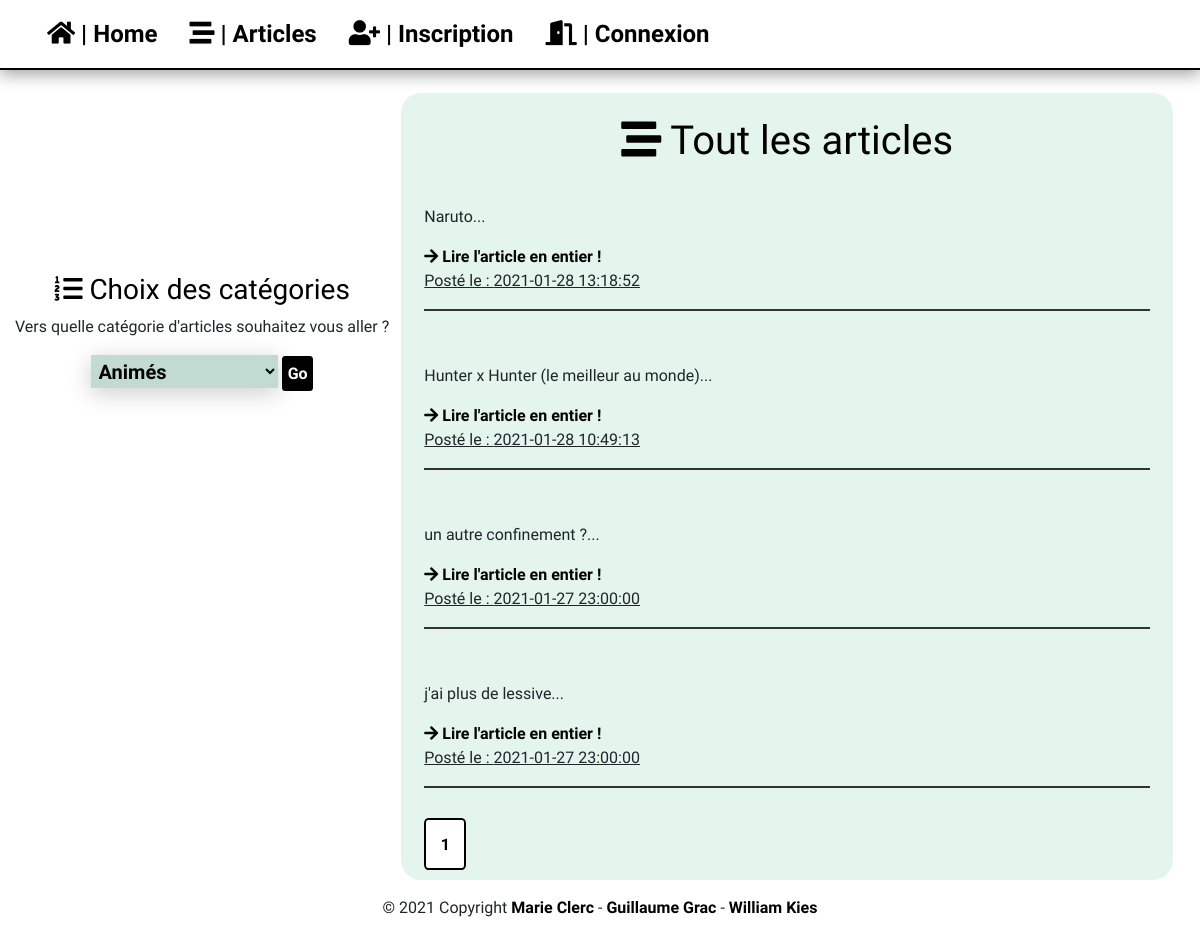
Page /templates/pages/articles.php on the earlier database version.
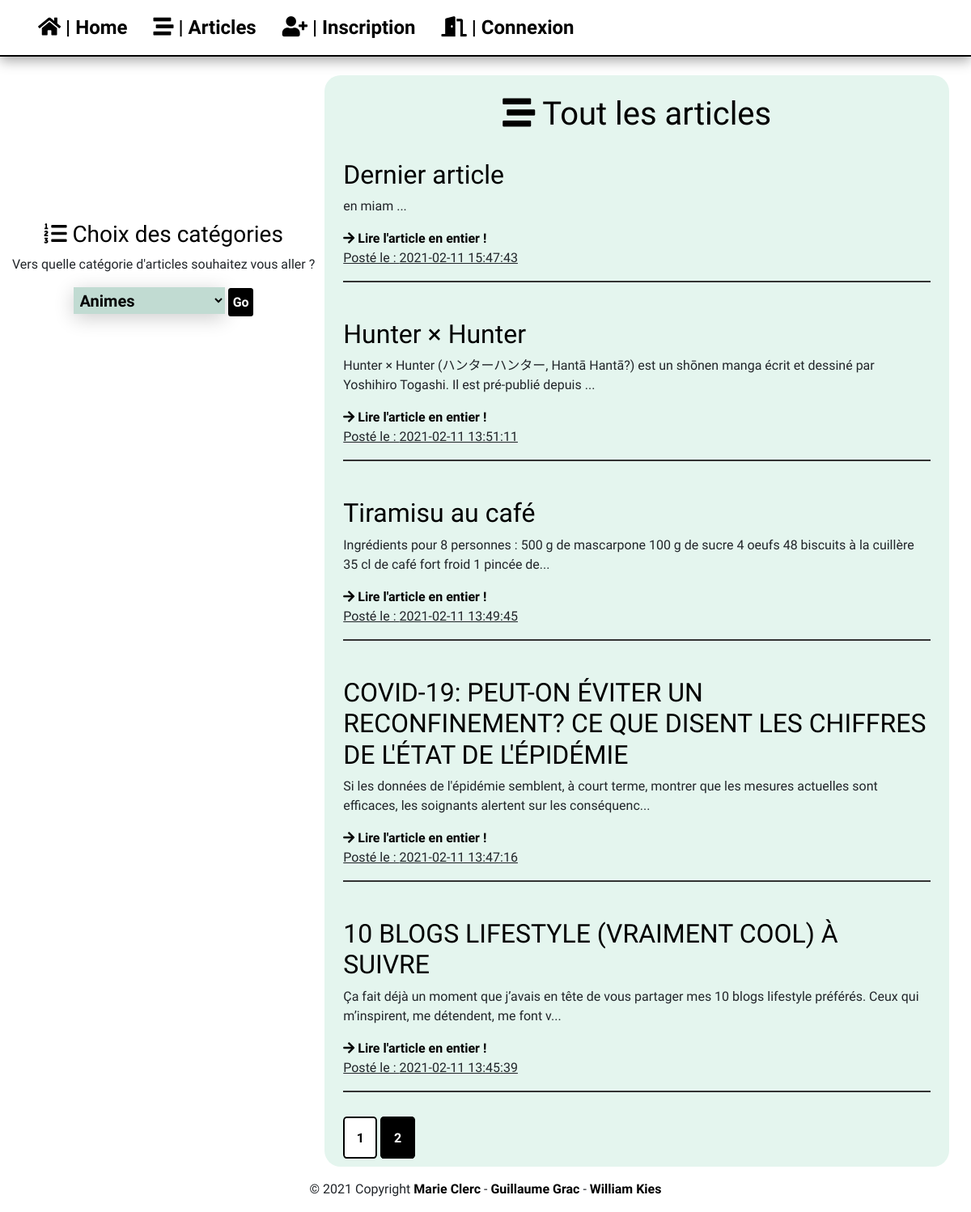
Same page on the later database version.
### tables this page shows
CREATE TABLE IF NOT EXISTS `articles` (
  `id` int(11) NOT NULL AUTO_INCREMENT,
  `titre` varchar(255) NOT NULL,
  `article` text NOT NULL,
  `id_utilisateur` int(11) NOT NULL,
  `id_categorie` int(11) NOT NULL,
  `date` timestamp NOT NULL,
  PRIMARY KEY (`id`)
);

### libraries/autoload.php (called while the page is built, shortened)
<?php
spl_autoload_register(function ($className)
{
    $className = str_replace("\\", "/", $className);
});

### libraries/Database.php (called while the page is built)
<?php
class Database
{
    private static $instance = null;
    public static function getPdo(): PDO
    {
        if (self::$instance === null)
        {
            try
            {
                self::$instance = new PDO('mysql:host=localhost; dbname=blog', 'root', '', [
                    PDO::ATTR_ERRMODE => PDO::ERRMODE_EXCEPTION,
                    PDO::ATTR_DEFAULT_FETCH_MODE => PDO::FETCH_ASSOC
                ]);
            }
            catch (PDOException $e)
            {
                die("Erreur : " . $e -> getMessage());
            }
        }
        return self::$instance;
    }
}
?>

### libraries/Model.php (called while the page is built, shortened)
<?php
abstract class Model
{
    public function __construct()
    {
        $this -> pdo = Database::getPdo();
    }
}

### templates/pages/articles.php (the view, shortened to what this page needs)
<?php
require_once ('../../libraries/autoload.php');
require ('../../libraries/Articles.php');
?>
<?php $css = "css/articles.css"; ?>
    <main>
        <article>
            <section class="container-fluid">
                <section class="main-cont">
                    <section class="categories">
                        <h3><i class="fas fa-list-ol"></i> Choix des catégories</h3>
                        <p>Vers quelle catégorie d'articles souhaitez vous aller ?</p>
                        <form action="articles.php" method="get">
                            <section class="box">
                                <select name="Choix">
                                    <?php
                                    $triCategorie = new Articles();
                                    $tab = $triCategorie ->getAllCategories();
                                    foreach ($tab as $value){
                                        echo '<option value="'.$value[1].'">' . $value[1] . '</option>';
                                    }
                                    ?>
                                </select>
                                <input class="valid" type="submit" name="search" value="Go">
                            </section>
                        </form>
                    </section>
                    <section class="article1">
                        <?php
                        if(isset($_GET['search'])){
                            $_GET['id'] = $value[0];
                            $affichage = $triCategorie->getChoix($_GET['Choix']);
                            foreach ($affichage as $value){
                                echo '<h2>' . $value[1] . '</h2>
                                   <p>' . substr($value[2],0,150) . '</p>
                                   <p> Posté le : ' . $value[5] . '</p>
                                   <i class="fas fa-arrow-right"></i> <a href="article.php?id=' . $value[0] . '"> Lire l\'article en entier !</a><hr>';
                            }
                        }
                        else{
                            echo '<h1><i class="fas fa-stream"></i> Tout les articles</h1><br>';
                            $affichageA = new Articles();
                            $affichageA ->pagesArticles();
                        }
                        ?>
                    </section>
                </section>
            </section>
        </article>
    </main>
<?php $content = ob_get_clean(); ?>
<?php require("../layout.php");?>

### libraries/Articles.php (shortened to what this page needs)
<?php
require_once('Model.php');
class Articles extends Model{
    public function getAllCategories(){
        $sql = "SELECT * FROM categories";
        $result = $this->pdo-> prepare($sql);
        $result->execute();
        $i=0;
        while ($fetch = $result->fetch(PDO::FETCH_ASSOC)){
            $tab[$i][]=$fetch['id'];
            $tab[$i][]=$fetch['nom'];
            $i++;
        }
        return $tab;
    }
    public function pagesArticles(){
        $sql1 ="SELECT COUNT(id) as nbArt FROM articles";
        $query = $this->pdo-> prepare($sql1);
        $query->execute();
        $data = $query->fetch(PDO::FETCH_ASSOC);
        $nbArt = $data['nbArt'];
        $perPage = 5;
        $cPage =1;
        $nbPage = ceil($nbArt/$perPage);
        if(isset($_GET['p']) && $_GET['p']>0 && $_GET['p']<= $nbPage){
            $cPage = $_GET['p'];
        }
        else{
            $cPage =1;
        }
        $sql2 = "SELECT * FROM `articles` WHERE `date` ORDER BY date DESC LIMIT ".(($cPage-1)*$perPage).",$perPage";
        $query = $this->pdo-> prepare($sql2);
        $query->execute();
        $article = $query->fetchAll(PDO::FETCH_ASSOC);
        foreach($article as $articles) {
            echo '<h2>' . ucfirst($articles['titre']) . '</h2>
                  <p>' . substr($articles['article'], 0, 150) . '...</p>
                  <a href="article.php?id=' . $_GET['id'] . '"><i class="fas fa-arrow-right"></i> Lire l\'article en entier !</a>
                  <p><u> Posté le : ' . $articles['date'] . '</u></p><hr><br>';
        }
        for($i=1; $i<=$nbPage; $i++){
            if($i==$cPage){
                echo "<a class='nPagesA'>$i</a>";
            }
            else{
                echo " <a class='nPages' href=\"articles.php?p=$i\">$i</a>  ";
            }
        }
    }
}
?>

### templates/layout.php
<!DOCTYPE HTML>
<html lang="fr">
<?php require_once ('header.php'); ?>
<body>
<?= $content ?>
<?php require_once ('footer.php'); ?>
</body>
</html>

### templates/header.php (shortened to what this page needs)
<?php
require_once ('../../libraries/autoload.php');
?>
<head>
    <link rel="stylesheet" href="css/bootstrap.min.css">
    <link rel="stylesheet" href="css/style.css">
    <link rel="stylesheet" href= <?= $css ?> >
    <link rel="stylesheet" href="https://cdnjs.cloudflare.com/ajax/libs/font-awesome/5.15.1/css/all.min.css">
    <link rel="stylesheet" href="https://cdnjs.cloudflare.com/ajax/libs/font-awesome/4.7.0/css/font-awesome.min.css">
</head>
<header>
    <nav class="navbar navbar-expand-lg navbar-light">
        <section class="container-fluid">
            <section class="collapse navbar-collapse" id="navbarNav">
                <ul class="nav">
                    <li class="nav-item"><a class="nav-link " href="index.php"><i class="fas fa-home"></i> | Home</a></li>
                    <li class="nav-item"><a class="nav-link " href="articles.php"><i class="fas fa-stream"></i> | Articles</a></li>
                    <?php if (!isset($_SESSION['id'])){echo ('<li class="nav-item"><a class="nav-link" href="inscription.php"><i class="fas fa-user-plus"></i> | Inscription</a></li><li class="nav-item"><a class="nav-link" href="connexion.php"><i class="fas fa-door-open"></i> | Connexion</a></li>');} ?>
                </ul>
            </section>
        </section>
    </nav>
</header>

### templates/footer.php (shortened to what this page needs)
<footer>
    <section class="page-footer font-small">
        <section class="footer-copyright text-center py-3">© 2021 Copyright
            <a href="">Marie Clerc</a> - <a href="">Guillaume Grac</a> - <a href="">William Kies</a>
        </section>
    </section>
</footer>

### templates/pages/css/style.css (style rules this page uses)
* { margin: 0; padding: 0; }
html { scroll-behavior: smooth; }
header { font-family: 'Amatic SC', cursive; background-color: white; box-shadow: rgba(0, 0, 0, 0.35) 0px 5px 15px; border-bottom: black solid 2px; }
li a { transition: 0.5s; text-decoration: none; color: black; font-size: 24px; }
li a i { font-size: 25px; }
footer { margin-top: 0%; bottom: 0; width: 100%; }

### templates/pages/css/articles.css (style rules this page uses)
body { font-family: 'Raleway', sans-serif; }
h1, h3 { font-family: 'Amatic SC', cursive; color: black; text-align: center; }
h2 { font-family: 'Amatic SC', cursive; color: black; }
.main-cont { min-height: 78vh; margin-top: 2%; display: grid; grid-template-columns: 33% 33% 33%; }
hr { border: none; border-top: 2px solid #333; color: #333; overflow: visible; text-align: center; height: 5px; }
.categories { margin-top: 15%; position: fixed; grid-column-start: 1; grid-column-end: 2; grid-row-start: 1; }
form { text-align: center; }
.article1 { border-radius: 20px; background-color: #E4F5EE; padding: 3%; grid-column-start: 2; grid-column-end: 4; grid-row-start: 1; }
.nPages { transition: 0.5s; font-weight: bolder; margin-top: 5%; color: white; background-color: black; padding: 2%; border-radius: 10%; border: solid black 2px; }
.nPagesA { font-weight: bolder; margin-top: 5%; color: black; background-color: white; padding: 2%; border-radius: 10%; border: solid black 2px; }
a { transition: 0.5s; color: black; font-weight: bold; text-decoration: none; }
.box select { font-weight: bold; background-color: #c1dbd2; color: black; padding: 1%; width: 50%; border: none; font-size: 20px; box-shadow: 0 5px 25px rgba(0, 0, 0, 0.2); -webkit-appearance: button; outline: none; }
.box::before { position: absolute; top: 0; right: 0; width: 20%; height: 100%; text-align: center; font-size: 28px; line-height: 45px; color: rgba(255, 255, 255, 0.5); background-color: rgba(255, 255, 255, 0.1); pointer-events: none; }
.box select option { padding: 30px; }
.valid { border: solid black 2px; border-radius: 10%; transition: 0.5s; background-color: black; font-weight: bold; color: white; padding: 1%; }

Differences in the rows shown:
removed articles: article "Naruto", date "2021-01-28 13:18:52"
removed articles: article "Hunter x Hunter (le meilleur au monde)", date "2021-01-28 10:49:13"
removed articles: article "un autre confinement ?", date "2021-01-27 23:00:00"
removed articles: article "j'ai plus de lessive", date "2021-01-27 23:00:00"
added articles: titre "Dernier article", article "en miam", date "2021-02-11 15:47:43"
added articles: titre "Hunter × Hunter", article "Hunter × Hunter (ハンターハンター, Hantā Hantā?) est un shōnen manga écrit et dessiné par Yoshihiro Togashi. Il est pré-publié depuis", date "2021-02-11 13:51:11"
added articles: titre "Tiramisu au café", article "Ingrédients pour 8 personnes : 500 g de mascarpone 100 g de sucre 4 oeufs 48 biscuits à la cuillère 35 cl de café fort froid 1 pincée de", date "2021-02-11 13:49:45"
added articles: titre "COVID-19: PEUT-ON ÉVITER UN RECONFINEMENT? CE QUE DISENT LES CHIFFRES DE L'ÉTAT DE L'ÉPIDÉMIE", article "Si les données de l'épidémie semblent, à court terme, montrer que les mesures actuelles sont efficaces, les soignants alertent sur les conséquenc", date "2021-02-11 13:47:16"
added articles: titre "10 BLOGS LIFESTYLE (VRAIMENT COOL) À SUIVRE", article "Ça fait déjà un moment que j’avais en tête de vous partager mes 10 blogs lifestyle préférés. Ceux qui m’inspirent, me détendent, me font v", date "2021-02-11 13:45:39"
Other differences:
form field Choix: "Animés" → "Animes"
new list line: "2"
